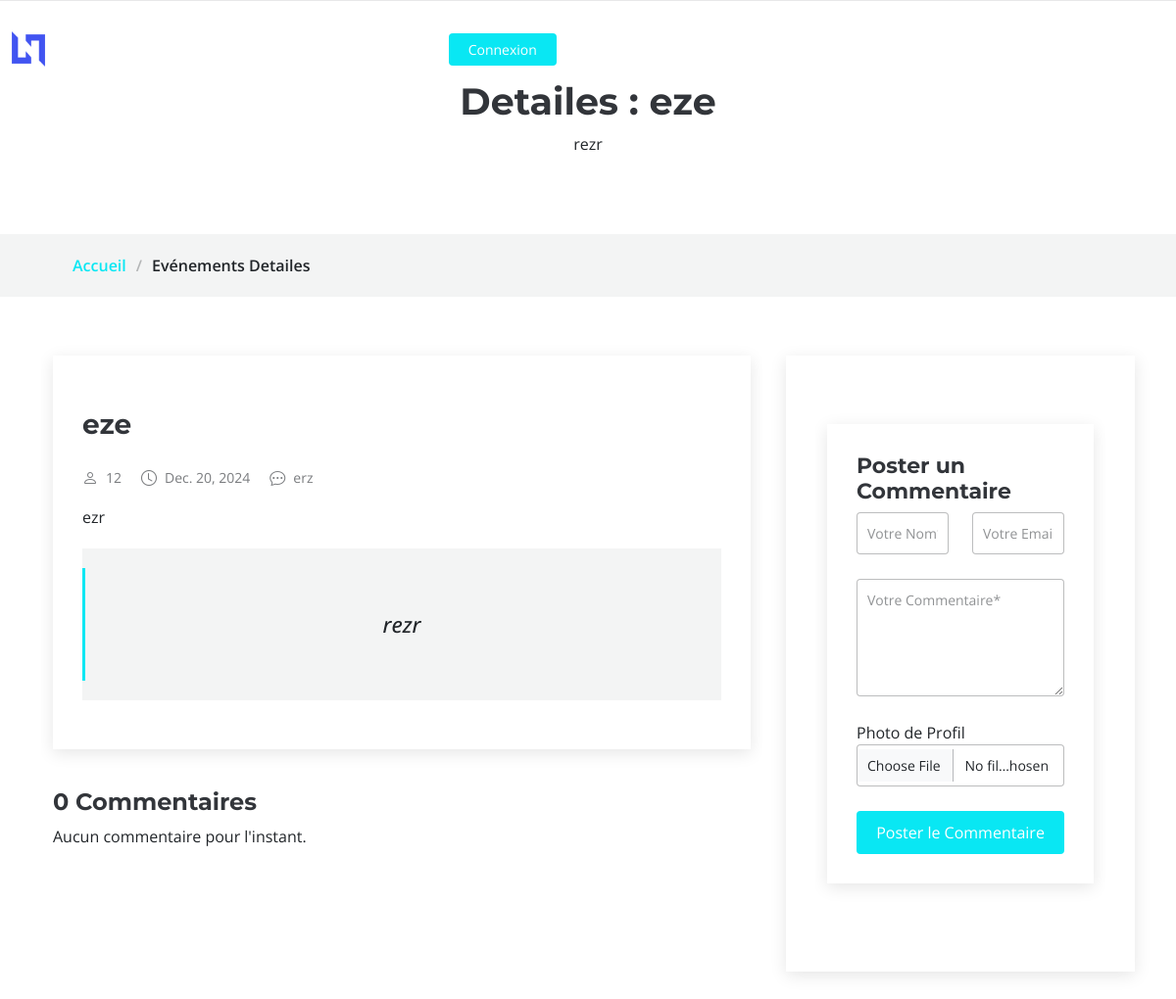
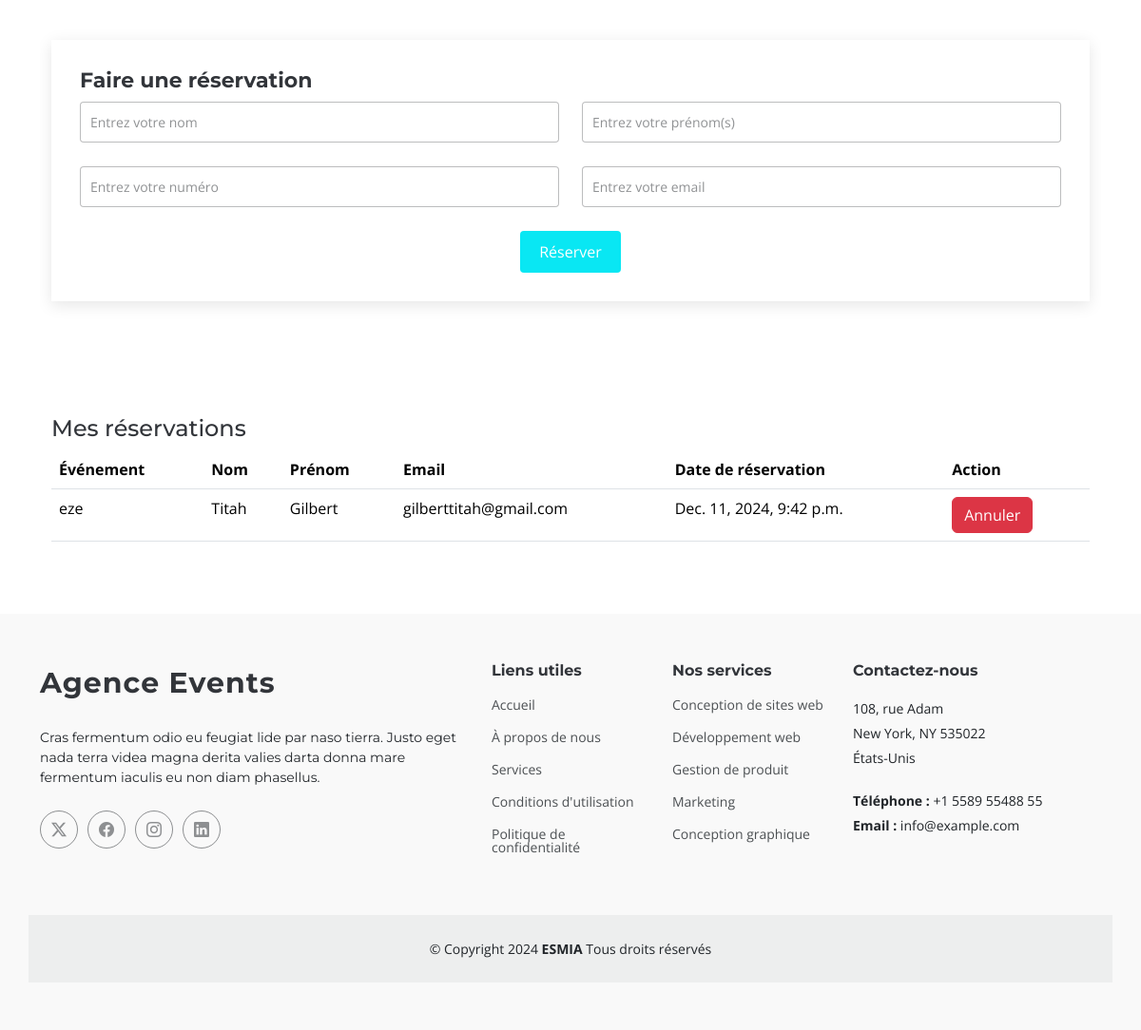
Before: /event/4/ (signed in) with the older database file (2 pictures, top to bottom).
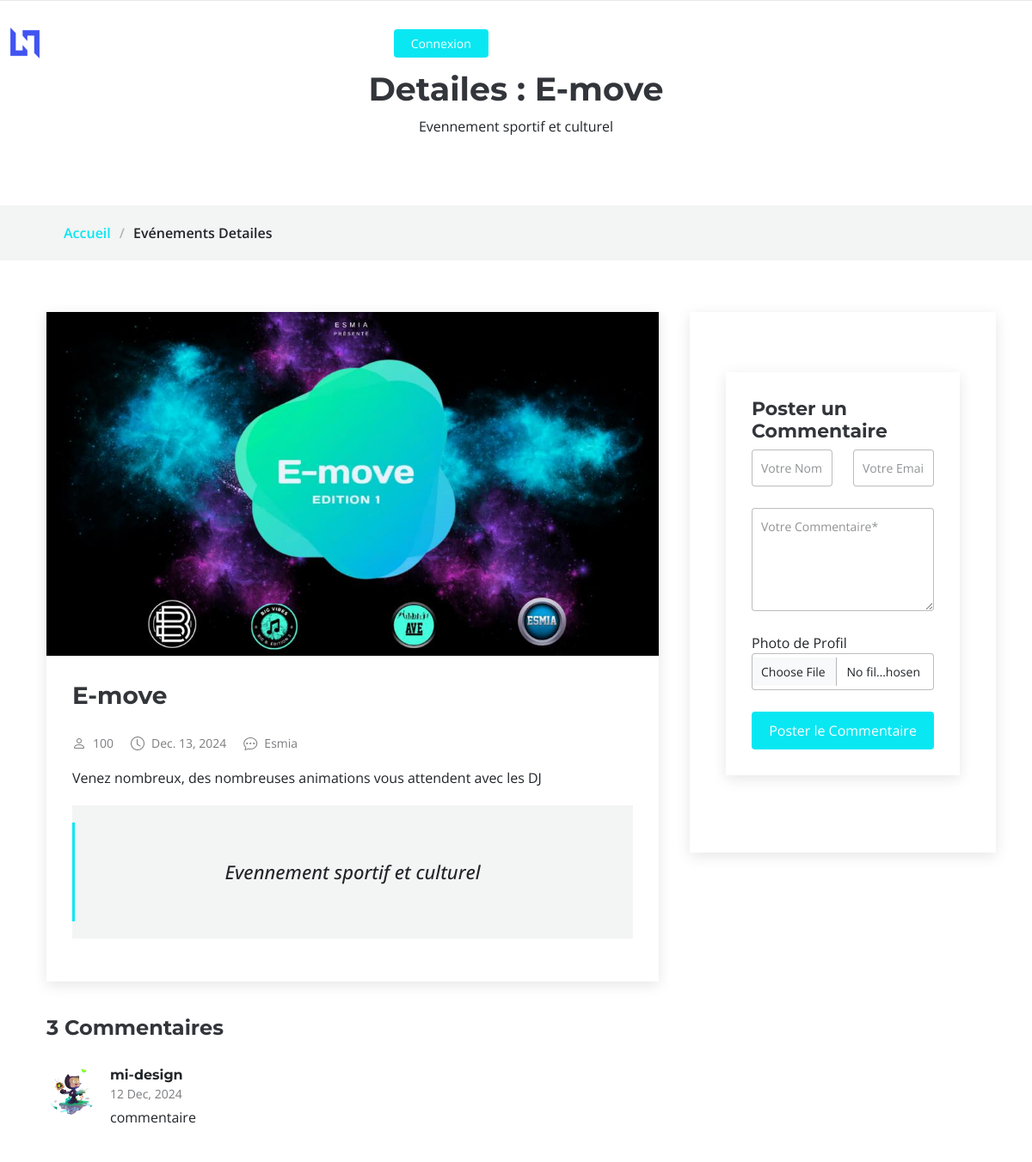
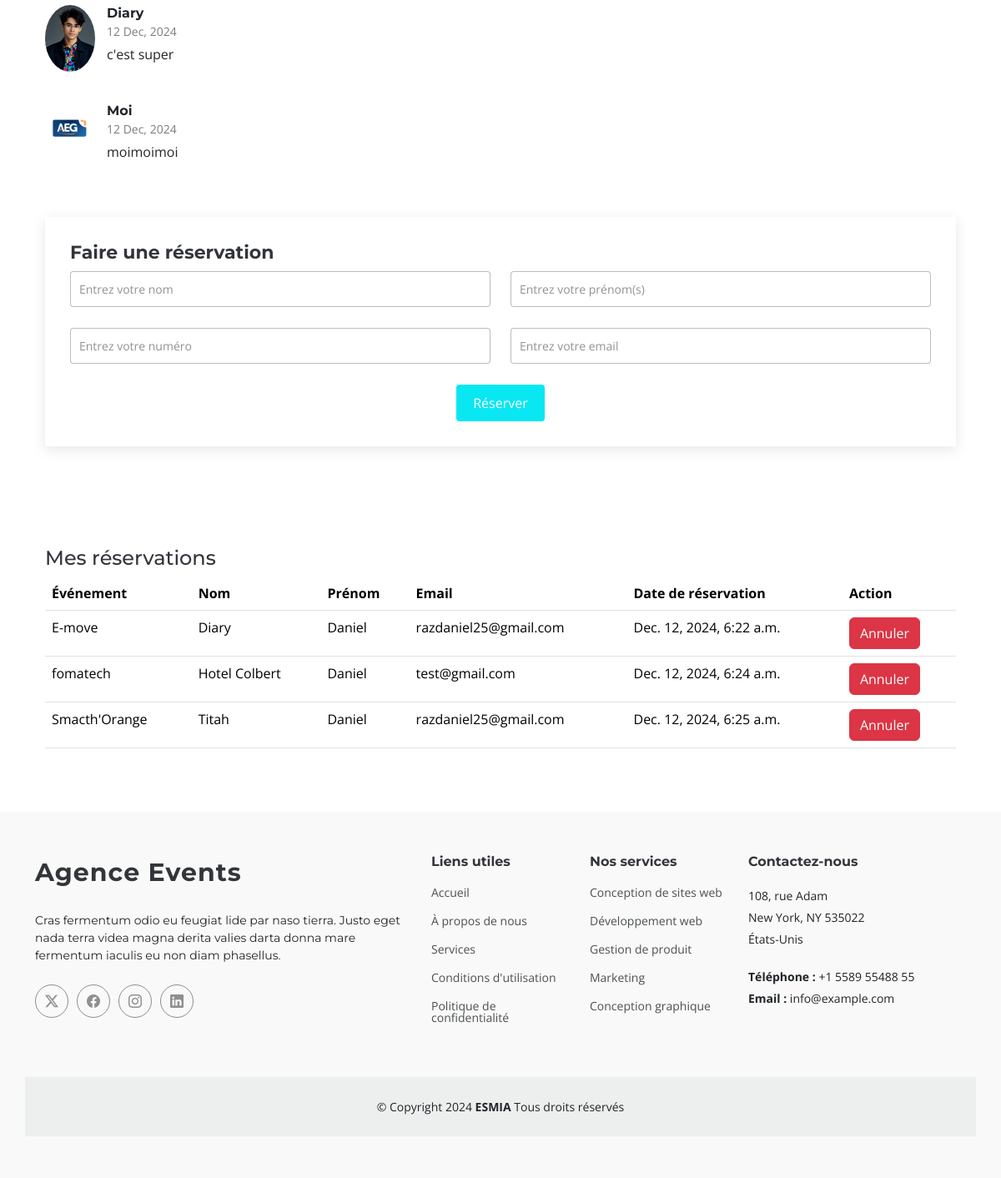
After: the same page with the newer database file (2 pictures, top to bottom).
### app/models.py (models this page shows, shortened)
class Event(models.Model):
    user = models.ForeignKey(User, on_delete=models.CASCADE, related_name='events')
    category = models.CharField(max_length=100)
    title = models.CharField(max_length=100)
    description_court = models.TextField()
    description_longue = models.TextField()
    location = models.CharField(max_length=200)
    date = models.DateField()
    capacity = models.IntegerField()
    program = models.TextField()
    image = models.ImageField(upload_to='Evenements/')

class Reservation(models.Model):
    event = models.ForeignKey(Event, on_delete=models.CASCADE, related_name='reservations')
    user = models.ForeignKey(User, on_delete=models.SET_NULL, null=True, blank=True)
    name = models.CharField(max_length=100)
    surname = models.CharField(max_length=100)
    phone_number = models.CharField(max_length=15)
    email = models.EmailField()
    reservation_date = models.DateTimeField(auto_now_add=True)

class Comment(models.Model):
    event = models.ForeignKey(Event, on_delete=models.CASCADE, related_name='comments')
    user = models.ForeignKey(User, on_delete=models.CASCADE, null=True, blank=True)
    name = models.CharField(max_length=100, null=True, blank=True)
    email = models.EmailField(null=True, blank=True)
    content = models.TextField()
    profile_picture = models.ImageField(upload_to='profile_pictures/', null=True, blank=True)
    created_at = models.DateTimeField(auto_now_add=True)

### app/views.py (the view, shortened to what this page needs)
# urls.py: path('event/<int:event_id>/', event_detail, name='event_detail'),
@login_required
def event_detail(request, event_id):
    reservations = Reservation.objects.filter(user=request.user)
    event = get_object_or_404(Event, id=event_id)
    comments = event.comments.all()
    return render(request, 'event_detail.html', {'event': event, 'comments': comments,  'reservations': reservations})

### app/templates/event_detail.html (shortened to what this page needs)
<!DOCTYPE html>
<html lang="en">
<head>
    {%load static%}
    <link rel="stylesheet" href="https://cdn.jsdelivr.net/npm/aos@2.3.4/dist/aos.css" />
    {%load static%}
    <link href="{% static 'assets/vendor/bootstrap/css/bootstrap.min.css' %}" rel="stylesheet">
    <link href="{% static 'assets/vendor/bootstrap-icons/bootstrap-icons.css' %}" rel="stylesheet">
    <link href="{% static 'assets/vendor/aos/aos.css' %}" rel="stylesheet">
    <link href="{% static 'assets/vendor/glightbox/css/glightbox.min.css' %}" rel="stylesheet">
    <link href="{% static 'assets/vendor/swiper/swiper-bundle.min.css' %}" rel="stylesheet">
    <link rel="stylesheet" href="{% static 'assets/css/main.css' %}">
</head>
<body class="index-page">
    {% include 'layouts/header_details.html' %}
    <main class="blog-details-page">
        <div class="page-title" data-aos="fade">
        <div class="heading">
            <div class="container">
            <div class="row d-flex justify-content-center text-center">
                <div class="col-lg-8">
                <h1>Detailes : {{ event.title }}</h1>
                <p class="mb-0">{{event.description_court}}</p>
                </div>
            </div>
            </div>
        </div>
        <nav class="breadcrumbs" id="detailsEvents">
            <div class="container">
            <ol>
                <li><a href="{% url 'index' %}">Accueil</a></li>
                <li class="current">Evénements Detailes</li>
            </ol>
            </div>
        </nav>
        </div>
        <div class="container">
            <div class="row">
                <div class="col-lg-8">
                    <section id="blog-details" class="blog-details section">
                        <div class="container">
                        <article class="article">
                            <div class="post-img">
                            {%load static%}
                            <img src="{{ event.image.url }}" alt="" class="img-fluid">
                            </div>
                            <h2 class="title">{{event.title}}</h2>
                            <div class="meta-top">
                            <ul>
                                <li class="d-flex align-items-center"><i class="bi bi-person"></i> <a>{{event.capacity}}</a></li>
                                <li class="d-flex align-items-center"><i class="bi bi-clock"></i> <a><time datetime="2020-01-01">{{event.date}}</time></a></li>
                                <li class="d-flex align-items-center"><i class="bi bi-chat-dots"></i> <a>{{event.location}}</a></li>
                            </ul>
                            </div>
                            <div class="content">
                            <p>
                                {{event.description_longue}}
                            </p>
                            <blockquote>
                                <p>
                                {{event.description_court}}
                                </p>
                            </blockquote>
                            </div>
                        </article>
                        </div>
                    </section>
                    <section id="blog-comments" class="blog-comments section">
                        <div class="container">
                            <h4 class="comments-count">{{ comments.count }} Commentaires</h4>
                            {% for comment in comments %}
                                <div id="comment-{{ comment.id }}" class="comment">
                                    <div class="d-flex">
                                        {% load static %}
                                        <div class="comment-img">
                                            {% if comment.profile_picture %}
                                                <img src="{{ comment.profile_picture.url }}"  style="border-radius: 50%;" alt="Photo de profil">
                                            {% else %}
                                                <img src="{% static 'assets2/img/images.jpg' %}" alt="Photo par défaut">
                                            {% endif %}
                                        </div>
                                        <div>
                                            <h5><a href="#">{{ comment.name }}</a></h5>
                                            <time datetime="{{ comment.created_at|date:'Y-m-d' }}">{{ comment.created_at|date:"d M, Y" }}</time>
                                            <p>{{ comment.content }}</p>
                                        </div>
                                    </div>
                                </div>
                            {% empty %}
                                <p>Aucun commentaire pour l'instant.</p>
                            {% endfor %}
                        </div>
                    </section>
                </div><br>
                <div class="col-lg-4 sidebar">
                    <div class="widgets-container">
                        <section id="comment-form" class="comment-form section">
                            <div class="container">
                                <form action="" method="post" enctype="multipart/form-data">
                                    <h4>Poster un Commentaire</h4>
                                    <div class="row">
                                        <div class="col-md-6 form-group">
                                            <input name="name" type="text" class="form-control" placeholder="Votre Nom*" required>
                                        </div>
                                        <div class="col-md-6 form-group">
                                            <input name="email" type="email" class="form-control" placeholder="Votre Email*" required>
                                        </div>
                                    </div>
                                    <div class="row">
                                        <div class="col form-group">
                                            <textarea name="comment" class="form-control" placeholder="Votre Commentaire*" required></textarea>
                                        </div>
                                    </div>
                                    <div class="row">
                                        <div class="col form-group">
                                            <label for="profile_picture">Photo de Profil</label>
                                            <input name="profile_picture" type="file" class="form-control" accept="image/*">
                                        </div>
                                    </div>
                                    <div class="text-center">
                                        <button type="submit" class="btn btn-primary">Poster le Commentaire</button>
                                    </div>
                                </form>
                            </div>
                        </section>
                    </div>
                </div>
                <div>
                        <section id="comment-form" class="comment-form section">
                            <div class="container">
                            <form method="POST" action="{% url 'reserve_event' event.id %}">
                                <h4>Faire une réservation</h4>
                                <div class="row">
                                    <div class="col-md-6 form-group">
                                        <input name="name" type="text" class="form-control" placeholder="Entrez votre nom" required>
                                    </div>
                                    <div class="col-md-6 form-group">
                                        <input name="surname" type="text" class="form-control" placeholder="Entrez votre prénom(s)" required>
                                    </div>
                                    <div class="col-md-6 form-group">
                                        <input name="number" type="text" class="form-control" placeholder="Entrez votre numéro" required>
                                    </div>
                                    <div class="col-md-6 form-group">
                                        <input name="email" type="email" class="form-control" placeholder="Entrez votre email" required>
                                    </div>
                                </div>
                                <div class="text-center">
                                    <button type="submit" class="btn btn-primary">Réserver</button>
                                </div>
                            </form>
                            </div>
                        </section>
                        <section id="my-reservations" class="section">
                            <div class="container">
                                <h4>Mes réservations</h4>
                                <table class="table">
                                    <thead>
                                        <tr>
                                            <th>Événement</th>
                                            <th>Nom</th>
                                            <th>Prénom</th>
                                            <th>Email</th>
                                            <th>Date de réservation</th>
                                            <th>Action</th>
                                        </tr>
                                    </thead>
                                    <tbody>
                                        {% for reservation in reservations %}
                                        <tr>
                                            <td>{{ reservation.event.title }}</td>
                                            <td>{{ reservation.name }}</td>
                                            <td>{{ reservation.surname }}</td>
                                            <td>{{ reservation.email }}</td>
                                            <td>{{ reservation.reservation_date }}</td>
                                            <td>
                                                <form method="POST" action="{% url 'cancel_reservation' reservation.id %}">
                                                    <button type="submit" class="btn btn-danger">Annuler</button>
                                                </form>
                                            </td>
                                        </tr>
                                        {% endfor %}
                                    </tbody>
                                </table>
                            </div>
                        </section>
                </div>
            </div>
        </div>
    </main>
        {% include 'layouts/footer.html' %}
    {%load static%}
</body>
</html>

### app/templates/layouts/header_details.html (shortened to what this page needs)
    <header id="header" class="header d-flex align-items-center fixed-top">
        <div class="container-fluid position-relative d-flex align-items-center justify-content-between">
            <a href="{% url 'index' %}" class="logo d-flex align-items-center me-auto me-xl-0">
            {%load static%}
                <img src="{% static 'assets/img/logo/logo.png' %}" alt="Logo">
            </a>
            <nav id="navmenu" class="navmenu">
            <ul>
                {%load static%}
                <li><a href="#" >Accueil</a></li>
                <li><a href="#detailsEvents" class="active">Événements</a></li>
            </ul>
            </nav>
            <a class="btn-getstarted" href="{% url 'register' %}">Connexion</a>
        </div>
    </header>

### app/templates/layouts/footer.html
<footer id="footer" class="footer position-relative light-background">
    <div class="container footer-top">
      <div class="row gy-4">
        <div class="col-lg-5 col-md-12 footer-about">
          <a class="logo d-flex align-items-center">
            <span class="sitename">Agence Events</span>
          </a>
          <p>Cras fermentum odio eu feugiat lide par naso tierra. Justo eget nada terra videa magna derita valies darta donna mare fermentum iaculis eu non diam phasellus.</p>
          <div class="social-links d-flex mt-4">
            <a href=""><i class="bi bi-twitter-x"></i></a>
            <a href=""><i class="bi bi-facebook"></i></a>
            <a href=""><i class="bi bi-instagram"></i></a>
            <a href=""><i class="bi bi-linkedin"></i></a>
          </div>
        </div>
        <div class="col-lg-2 col-6 footer-links">
          <h4>Liens utiles</h4>
          <ul>
            <li><a href="#">Accueil</a></li>
            <li><a href="#">À propos de nous</a></li>
            <li><a href="#">Services</a></li>
            <li><a href="#">Conditions d'utilisation</a></li>
            <li><a href="#">Politique de confidentialité</a></li>
          </ul>
        </div>
        <div class="col-lg-2 col-6 footer-links">
          <h4>Nos services</h4>
          <ul>
            <li><a href="#">Conception de sites web</a></li>
            <li><a href="#">Développement web</a></li>
            <li><a href="#">Gestion de produit</a></li>
            <li><a href="#">Marketing</a></li>
            <li><a href="#">Conception graphique</a></li>
          </ul>
        </div>
        <div class="col-lg-3 col-md-12 footer-contact text-center text-md-start">
          <h4>Contactez-nous</h4>
          <p>108, rue Adam</p>
          <p>New York, NY 535022</p>
          <p>États-Unis</p>
          <p class="mt-4"><strong>Téléphone :</strong> <span>+1 5589 55488 55</span></p>
          <p><strong>Email :</strong> <span>info@example.com</span></p>
        </div>
      </div>
    </div>
    <div class="container copyright text-center mt-4">
      <p>© <span>Copyright</span> 2024 <strong class="sitename">ESMIA</strong> <span>Tous droits réservés</span></p>
    </div>
</footer>

Changed rows visible on the page:
removed Reservation: event "eze", name "Titah", surname "Gilbert", email "gilberttitah@gmail.com", reservation_date "Dec. 11, 2024, 9:42 p.m."
changed Event: title "eze" → "E-move"; description_court "rezr" → "Evennement sportif et culturel"; image: picture added; capacity "12" → "100"; date "Dec. 20, 2024" → "Dec. 13, 2024"; location "erz" → "Esmia"; description_longue "ezr" → "Venez nombreux, des nombreuses animations vous attendent avec les DJ"; count "0" → "3"
added Comment: profile_picture (picture), name "mi-design", created_at "12 Dec, 2024", content "commentaire"
added Comment: profile_picture (picture), name "Diary", created_at "12 Dec, 2024", content "c'est super"
added Comment: profile_picture (picture), name "Moi", created_at "12 Dec, 2024", content "moimoimoi"
added Reservation: event "E-move", name "Diary", surname "Daniel", email "razdaniel25@gmail.com", reservation_date "Dec. 12, 2024, 6:22 a.m."
added Reservation: event "fomatech", name "Hotel Colbert", surname "Daniel", email "test@gmail.com", reservation_date "Dec. 12, 2024, 6:24 a.m."
added Reservation: event "Smacth'Orange", name "Titah", surname "Daniel", email "razdaniel25@gmail.com", reservation_date "Dec. 12, 2024, 6:25 a.m."
Other visible differences:
text no longer shown: "Aucun commentaire pour l'instant."
